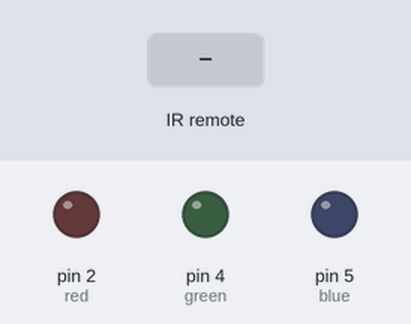
Simulated run of this sketch. Board: Arduino Uno, built with avr-gcc and run on an emulated ATmega328P. On the bench: output pins drawn as LEDs (lit = HIGH). Inputs (shaded band) come from the test bench.

Above: at 1.2 s.
1.3 s: infrared code 0xA25D847B received
At 2.4 s:
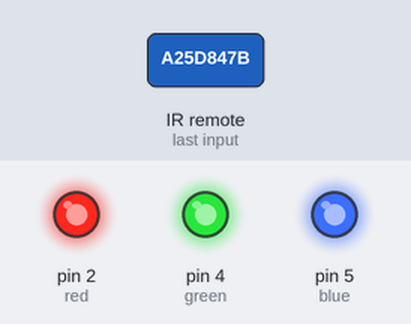
2.8 s: infrared code 0xA25D847B received
At 3.5 s:
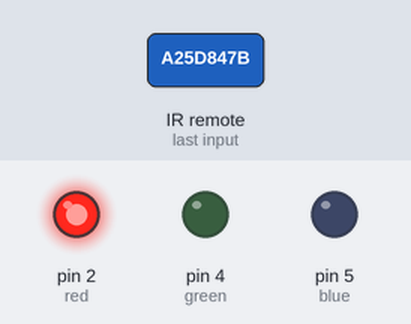
Timing chart, 0 to 5.8 s (numbered marks = the images above; inputs shaded):
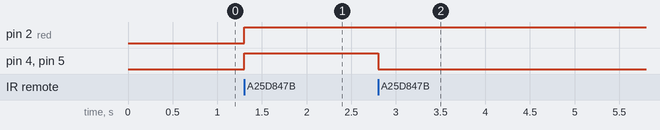

Measured:
- after the input at 1.3 s, pin 2 (red), pin 4 (green), pin 5 (blue): LOW → HIGH at once
- after the input at 2.8 s, pin 4 (green), pin 5 (blue): HIGH → LOW at once

The sketch:

Smartbulb.ino
```cpp
#include <IRremote.h>
#define MAX_TIME 150
#define red 2
#define green 4
#define blue 5

IRrecv irrecv(8);
decode_results results;
long lastPressTime = 0;
int state = LOW;

int x;
int y = 255;

void setup()
{
  pinMode(red, OUTPUT);
  pinMode(blue, OUTPUT);
  pinMode(green, OUTPUT);
  irrecv.enableIRIn(); // Start the receiver
}

void writ (int a,int b,int c) {
  if (a == 1) {
    analogWrite(red, y);
    }
    else {
      analogWrite(red, 0);
      }
  if (b == 1) {
    analogWrite(blue, y);
    }
    else {
      analogWrite(blue, 0);
      }
  if (c == 1) {
    analogWrite(green, y);
    }
    else {
      analogWrite(green, 0);
      }
  }

void loop() {
  if (x == 0) {
    writ(0,0,0);
    }
  if (x == 1) {
    writ(1,1,1);
    }
  if (x == 2) {
    writ(1,0,0);
    }
  if (x == 3) {
    writ(0,1,0);
    }
  if (x == 4) {
    writ(0,0,1);
    }
  if (x == 5) {
    x = 0;
    }
  if (irrecv.decode(&results)) {
    if (results.value == 0xA25D847B) {
      if (millis() - lastPressTime > MAX_TIME) {
        // It's been a while since the last press, so this
        // must be a new press.
        // Toggle the state
        x++;
      }
      lastPressTime = millis();
    }
    irrecv.resume(); // Receive the next value
  }
}
```
